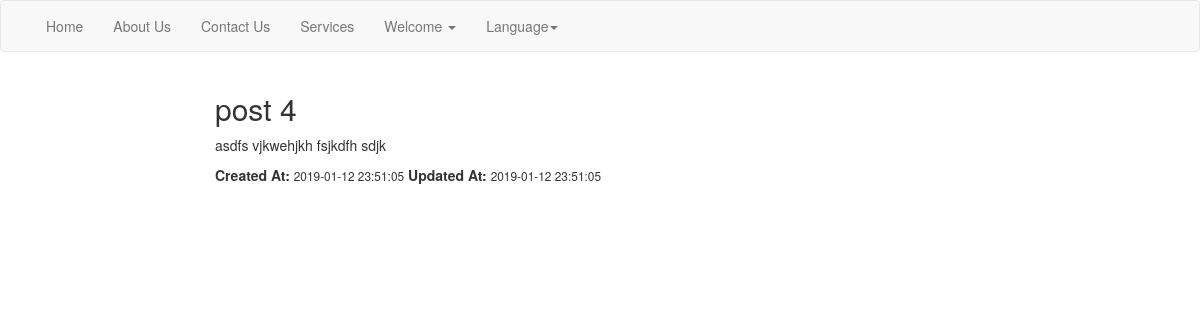
Screenshot of /post/show/6 with the database file from the repository.
### tables this page shows
CREATE TABLE `posts` (
  `id` int(11) NOT NULL,
  `title` varchar(255) NOT NULL,
  `body` text NOT NULL,
  `user_id` int(11) DEFAULT NULL,
  `created_at` timestamp NOT NULL DEFAULT CURRENT_TIMESTAMP,
  `updated_at` timestamp NOT NULL DEFAULT CURRENT_TIMESTAMP ON UPDATE CURRENT_TIMESTAMP
);

### application/controllers/Post.php (called while the page is built, shortened)
<?php
class Post extends MY_Controller {
 	 private $data = array();
	 public function __construct() {
		$this->load->model('crud_model');
	 }
	public function show($id) {
		$this->data['post']    = $this->crud_model->get('posts', $id);
		$this->_loadTemplate('posts/show');
	}
	private function _loadTemplate($view) {
		$this->load->view('template/header');
		$this->load->view('template/navbar');
		$this->load->view($view, $this->data);
		$this->load->view('template/footer');
	}
}

### index.php (called while the page is built, shortened)
<?php
require_once BASEPATH.'core/CodeIgniter.php';

### application/models/Crud_Model.php (called while the page is built, shortened)
<?php
class Crud_Model extends CI_Model {
	public function get($table, $id) {
		$this->db->where('id', $id);
		return $this->db->get($table)->row();
	}
}

### application/views/posts/show.php (the view, shortened to what this page needs)
<div classs="row">
	<div class="col-md-8 col-md-offset-2">
		<h2><?php echo $post->title; ?></h2>
		<p><?php echo $post->body; ?></p>
		<p>
			<strong>Created At: </strong><span class="small"><?php echo $post->created_at; ?></span>
			<strong>Updated At: </strong><span class="small"><?php echo $post->updated_at; ?></span>
		</p>
	</div>
</div>

### rows the page displays
posts: title "post 4", body "asdfs vjkwehjkh fsjkdfh sdjk", created_at "2019-01-12 23:51:05", updated_at "2019-01-12 23:51:05"

### other values shown
$this->lang->line('home_menu') "Home"
$this->lang->line('about_menu') "About Us"
$this->lang->line('contact_menu') "Contact Us"
$this->lang->line('services_menu') "Services"
$this->lang->line('welcome_menu') "Welcome"
